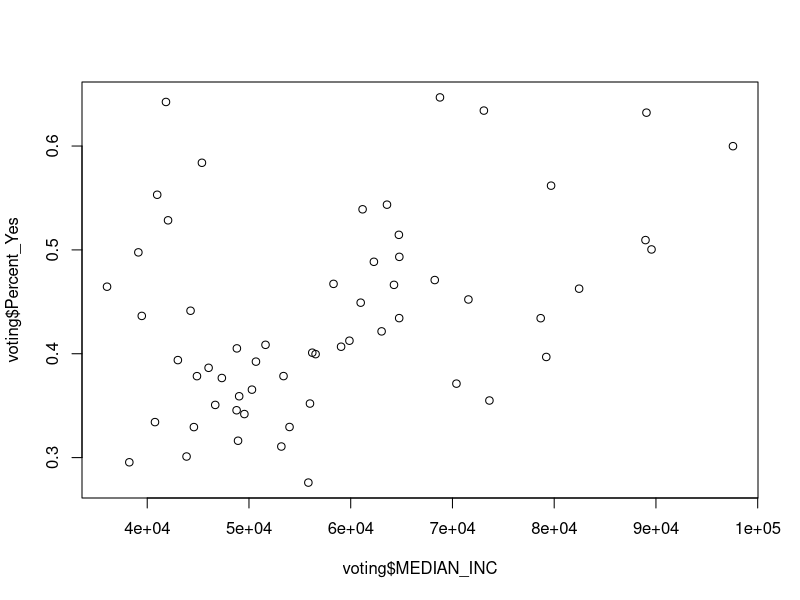
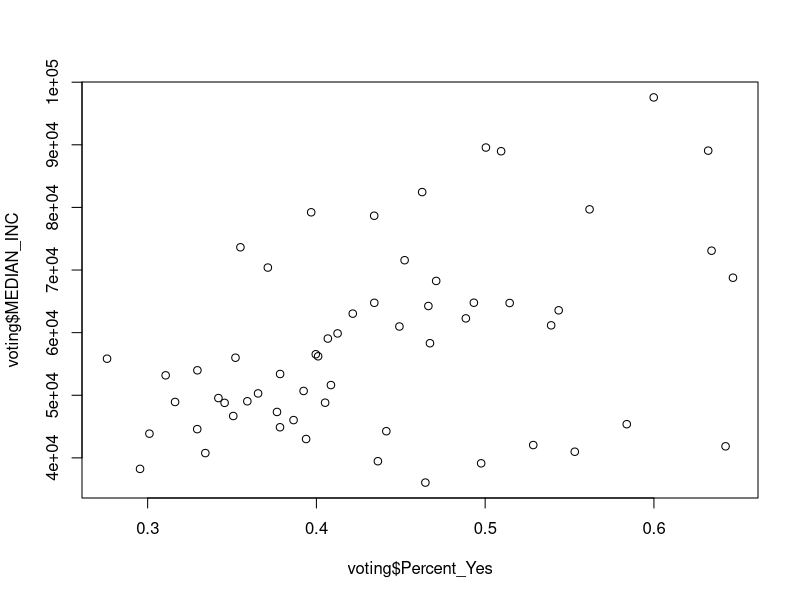
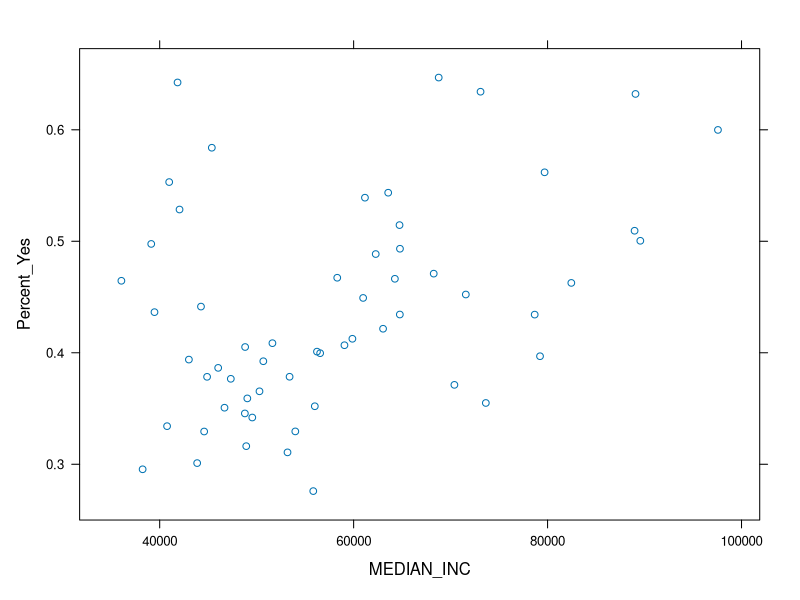
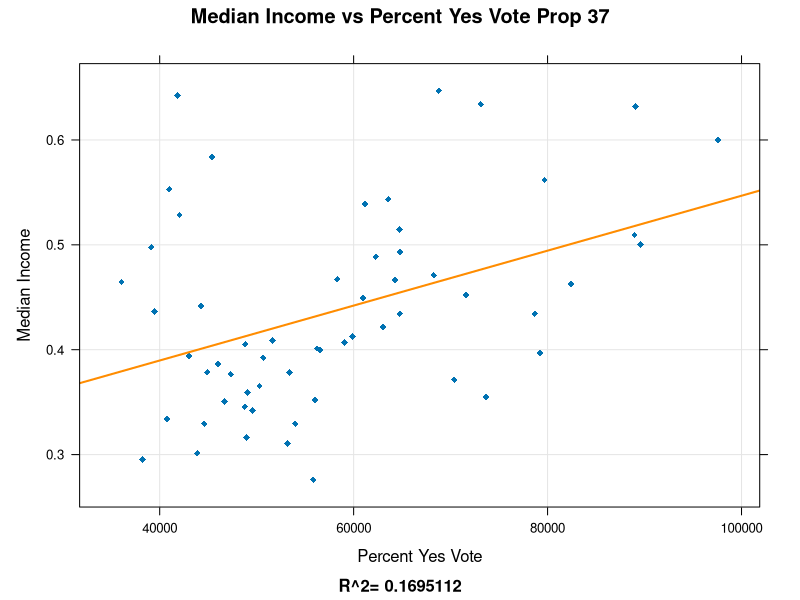

The R source for these figures, in order:
setwd("Where you save your data")
getwd()

install.packages('ggplot2')
install.packages("lattice")
library(ggplot2)
library(lattice)
voting = read.csv("Income_Voting.csv")
head(voting)
plot(voting$MEDIAN_INC, voting$Percent_Yes)
plot(voting$Percent_Yes, voting$MEDIAN_INC)


#some Lattice plots
xyplot(Percent_Yes ~ MEDIAN_INC, voting)
xyplot(Percent_Yes ~ MEDIAN_INC, voting, grid = TRUE,  
       type = c("p", "r"), 
       col.line = "darkorange", lwd = 2, pch = 18, 
       main = "Median Income vs Percent Yes Vote Prop 37",
       xlab = "Percent Yes Vote",
       ylab = "Median Income",
       sub = "R^2= 0.1695112")

reg_model = lm(Percent_Yes ~ MEDIAN_INC, data=voting)
summary(reg_model)$r.squared 
